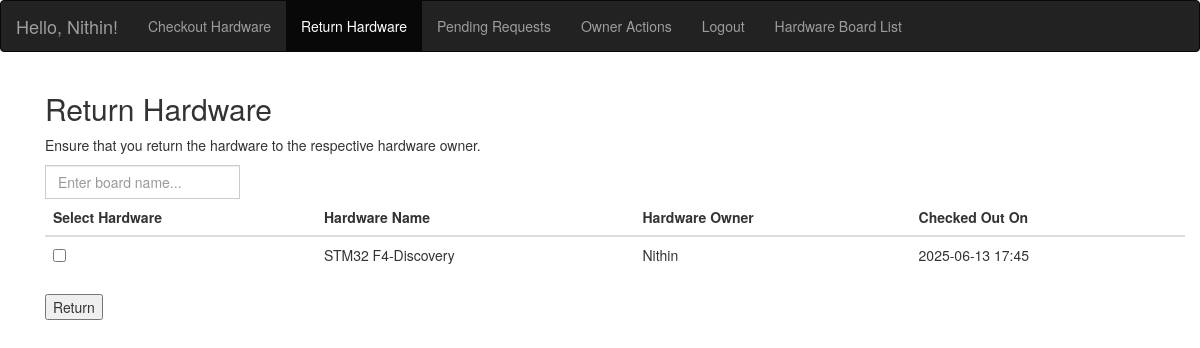
Page /return (signed in) on the committed database.
### models.py (models this page shows, shortened)
class User(UserMixin, db.Model):
    __tablename__ = 'user'
    id = db.Column(db.Integer, primary_key=True)
    username = db.Column(db.String(150), unique=True, nullable=False)
    password_hash = db.Column(db.String(128), nullable=False)
    privilege_level = db.Column(db.String(50), nullable=False, default='user')
    approval_status = db.Column(db.String(50), nullable=False, default='pending')

class Checkout(db.Model):
    __tablename__ = 'checkout'
    id = db.Column(db.Integer, primary_key=True)
    user_id = db.Column(db.Integer, db.ForeignKey('user.id'), nullable=False)
    hardware_id = db.Column(db.Integer, db.ForeignKey('hardware.id'), nullable=False)
    pending_checkout_date = db.Column(db.DateTime, nullable=True)
    pending_return_date = db.Column(db.DateTime, nullable=True)
    checkout_date = db.Column(db.DateTime, nullable=True)
    return_date = db.Column(db.DateTime, nullable=True)
    state = db.Column(db.String(150), nullable=False)
    hw_leaser = db.relationship('User', backref=db.backref('hw_leaser_name', lazy=True))
    hardware = db.relationship('Hardware', back_populates='checkouts')

class Hardware(db.Model):
    __tablename__ = 'hardware'
    id = db.Column(db.Integer, primary_key=True)
    name = db.Column(db.String(150), nullable=False)
    count = db.Column(db.Integer, nullable=False)
    owner_id = db.Column(db.Integer, db.ForeignKey('user.id'), nullable=False)
    hw_owner = db.relationship('User', backref=db.backref('hw_owner_name', lazy=True))
    checkouts = db.relationship('Checkout', back_populates='hardware')

### app.py (the view, shortened to what this page needs)
@app.route('/return', methods=['GET', 'POST'])
@login_required
def return_hardware():
    checkouts = Checkout.query.filter(
        Checkout.user_id == current_user.id,
        Checkout.state == 'taken').all()
    return render_template('return.html', checkouts=checkouts)

### app.py (called while the page is built)
def to_ist_filter(value):
    if value is None:
        return ''
    ist = timezone('Asia/Kolkata')
    return utc.localize(value).astimezone(ist).strftime('%Y-%m-%d %H:%M')

@login_manager.user_loader
def load_user(user_id):
    return User.query.get(int(user_id))

@app.context_processor
def inject_active_page():
    is_hw_owner = False
    if current_user.is_authenticated:
        is_hw_owner = Hardware.query.filter_by(owner_id=current_user.id).first() is not None
    return dict(active_page=request.endpoint, is_hw_owner=is_hw_owner)

### templates/return.html (shortened to what this page needs)
<!DOCTYPE html>
<html lang="en">
<head>
    <link rel="stylesheet" href="https://maxcdn.bootstrapcdn.com/bootstrap/3.4.1/css/bootstrap.min.css">
</head>
<body>
    {% extends "navbar.html" %}
    {% block content %}
    <div class="container">
        <h2>Return Hardware</h2>
        <p>Ensure that you return the hardware to the respective hardware owner.</p>
        <div class="input-group mb-3 mw-100">
            <input type="text" class="form-control live-search-box" aria-label="target_name"
                placeholder="Enter board name..." aria-describedby="inputGroup-sizing-default">
        </div>
        <form id="returnForm" method="POST">
            <div class="table-responsive">
                <table class="table">
                    <thead>
                        <tr>
                            <th>Select Hardware</th>
                            <th>Hardware Name</th>
                            <th>Hardware Owner</th>
                            <th>Checked Out On</th>
                        </tr>
                    </thead>
                    <tbody class="live-search-list" id="hardwareList">
                        {% for checkout in checkouts %}
                        <tr>
                            <td>
                                <div>
                                    <input type="checkbox" name="checkout_ids" value="{{ checkout.id }}">
                                </div>
                            </td>
                            <td>{{ checkout.hardware.name }}</td>
                            <td>{{ checkout.hardware.hw_owner.username }}</td>
                            <td>{{ checkout.checkout_date|to_ist }}</td>
                        </tr>
                        {% endfor %}
                    </tbody>
                </table>
            </div>
            <button id="returnButton" type="button" onClick="checkCheckboxes()">Return</button>
        </form>
    </div>
    {% endblock %}

### templates/navbar.html
<!DOCTYPE html>
<html lang="en">
<body>
    <nav class="navbar navbar-inverse">
        <div class="container-fluid">
            <div class="navbar-header">
                {% if current_user.is_authenticated %}
                <a class="navbar-brand" href="{{url_for('index')}}">Hello, {{ current_user.username }}!</a>
                {% else %}
                <a class="navbar-brand" href="{{url_for('index')}}">Hello!</a>
                {% endif %}
            </div>
            <ul class="nav navbar-nav">
                {% if current_user.is_authenticated %}
                <li class="{% if 'checkout' in active_page %}active{% endif %}"><a href="{{ url_for('checkout') }}">Checkout Hardware</a></li>
                <li class="{% if 'return_hardware' in active_page %}active{% endif %}"><a href="{{ url_for('return_hardware') }}">Return Hardware</a></li>
                <li class="{% if 'pending' in active_page %}active{% endif %}"><a href="{{ url_for('pending') }}">Pending Requests</a></li>
                {% if is_hw_owner %}
                <li class="{% if 'owner_actions' in active_page %}active{% endif %}"><a href="{{ url_for('owner_actions') }}">Owner Actions</a></li>
                {% endif %}
                <li class="{% if 'logout' in active_page %}active{% endif %}"><a href="{{ url_for('logout') }}">Logout</a></li>
                {% else %}
                <li class="{% if 'login' in active_page %}active{% endif %}"><a href="{{ url_for('login') }}">Login</a></li>
                <li class="{% if 'signup' in active_page %}active{% endif %}"><a href="{{ url_for('signup') }}">Sign Up</a></li>
                {% endif %}
                <li class="{% if 'hardware_list' in active_page %}active{% endif %}"><a href="{{ url_for('hardware_list') }}">Hardware Board List</a></li>
            </ul>
        </div>
    </nav>
    <div class="container">
        {% block content %}{% endblock %}
    </div>
</body>

### rows in the picture
User: username "Nithin"
Checkout: hardware.name "STM32 F4-Discovery", hardware.hw_owner.username "Nithin", checkout_date|to_ist "2025-06-13 17:45"
